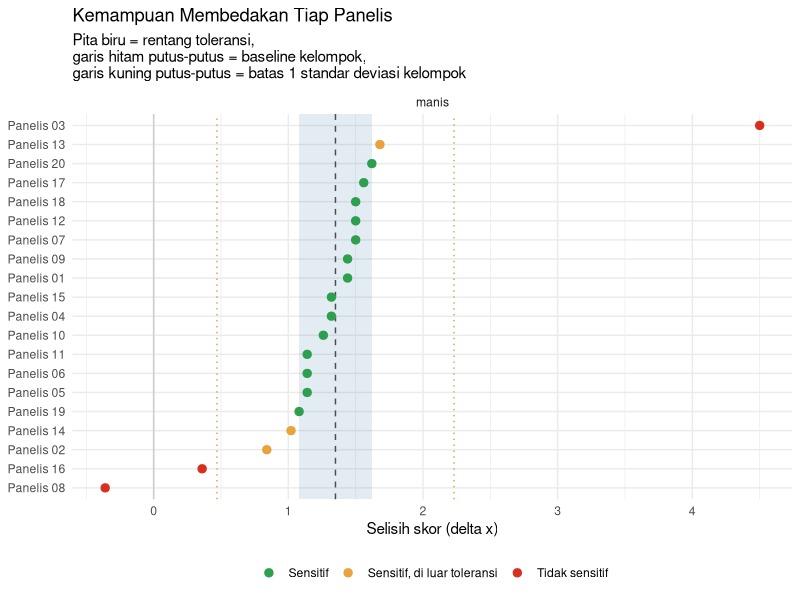
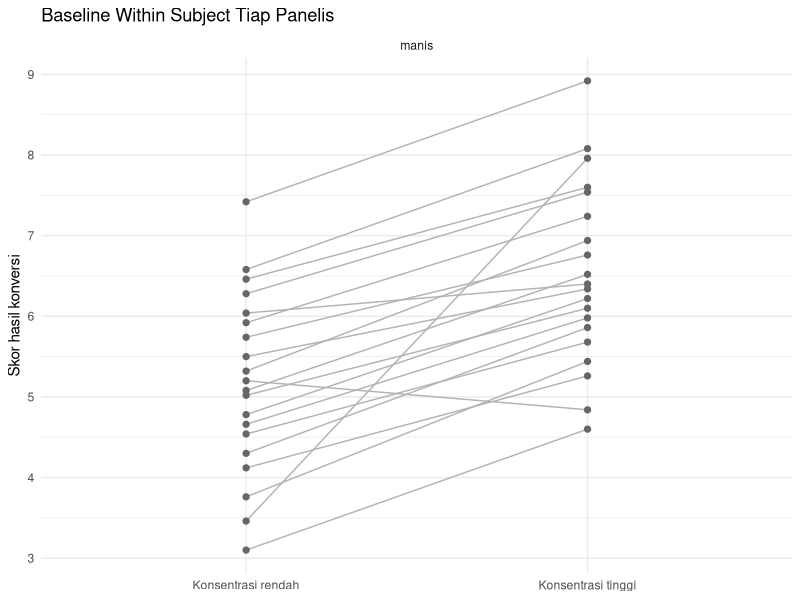

Write the R code that produced these figures, in order.
## ---- chunk 1
library(ggplot2)
library(dplyr)
library(tidyr)
library(readxl)
## ---- chunk 2
bl <- as.data.frame(read_excel("assets/data/acara3_baseline.xlsx",
                               sheet = "Sheet1"))

bl$panelis <- as.factor(bl$panelis)
bl$atribut <- as.factor(bl$atribut)

str(bl)
head(bl)
## ---- chunk 3
table(bl$atribut)
range(c(bl$x_rendah, bl$x_tinggi))
## ---- chunk 4
panjang_skala <- 15   # panjang garis pada borang (cm)
skala_min     <- 1    # nilai skala terkecil
skala_max     <- 10   # nilai skala terbesar

konversi <- function(x_terukur) {
  skala_min + (x_terukur / panjang_skala) * (skala_max - skala_min)
}

bl$skor_rendah <- konversi(bl$x_rendah)
bl$skor_tinggi <- konversi(bl$x_tinggi)

head(round(bl[, c("skor_rendah", "skor_tinggi")], 2))
## ---- chunk 5
bl$delta_x <- bl$skor_tinggi - bl$skor_rendah

bl <- bl %>%
  group_by(atribut) %>%
  mutate(delta_bar  = mean(delta_x),
         beda_delta = delta_x - delta_bar) %>%
  ungroup() %>%
  as.data.frame()

bl %>%
  transmute(panelis, atribut,
            skor_rendah = round(skor_rendah, 2),
            skor_tinggi = round(skor_tinggi, 2),
            delta_x     = round(delta_x, 2),
            beda_delta  = round(beda_delta, 2)) %>%
  arrange(atribut, panelis) %>%
  head(10)
## ---- chunk 6
ringkasan <- bl %>%
  group_by(atribut) %>%
  summarise(n         = n(),
            delta_bar = mean(delta_x),
            sd        = sd(delta_x),
            sd_persen = 100 * sd(delta_x) / mean(delta_x),
            .groups   = "drop") %>%
  as.data.frame()

round_kolom <- c("delta_bar", "sd", "sd_persen")
ringkasan[round_kolom] <- round(ringkasan[round_kolom], 2)
ringkasan
## ---- chunk 7
ringkasan$heterogen <- ringkasan$sd_persen > 20

# lebar pita toleransi
ringkasan$lebar <- ifelse(ringkasan$heterogen,
                          0.20 * ringkasan$delta_bar,
                          ringkasan$sd)

ringkasan$batas_bawah <- ringkasan$delta_bar - ringkasan$lebar
ringkasan$batas_atas  <- ringkasan$delta_bar + ringkasan$lebar

# pita SD penuh, dipakai saat panel heterogen
ringkasan$sd_bawah <- ringkasan$delta_bar - ringkasan$sd
ringkasan$sd_atas  <- ringkasan$delta_bar + ringkasan$sd

ringkasan[, c("atribut", "delta_bar", "sd", "sd_persen",
              "heterogen", "batas_bawah", "batas_atas")]
## ---- chunk 8
bl <- merge(bl, ringkasan[, c("atribut", "heterogen", "batas_bawah",
                              "batas_atas", "sd_bawah", "sd_atas")],
            by = "atribut")

bl$kategori <- ifelse(
  bl$delta_x >= bl$batas_bawah & bl$delta_x <= bl$batas_atas,
  "Sensitif",
  ifelse(bl$heterogen &
           bl$delta_x >= bl$sd_bawah & bl$delta_x <= bl$sd_atas,
         "Sensitif, di luar toleransi",
         "Tidak sensitif"))

bl$kategori <- factor(bl$kategori,
                      levels = c("Sensitif",
                                 "Sensitif, di luar toleransi",
                                 "Tidak sensitif"))

table(bl$atribut, bl$kategori)
## ---- chunk 9
# panelis dengan arah penilaian terbalik
bl %>%
  filter(delta_x < 0) %>%
  transmute(atribut, panelis, delta_x = round(delta_x, 2))
## ---- chunk 10
warna_kategori <- c(
  "Sensitif"                    = "#2E9E4F",  # hijau
  "Sensitif, di luar toleransi" = "#E8A33D",  # kuning keemasan
  "Tidak sensitif"              = "#D7301F"   # merah
)

ggplot(bl, aes(x = delta_x, y = reorder(panelis, delta_x))) +
  geom_rect(data = ringkasan, inherit.aes = FALSE,
            aes(xmin = batas_bawah, xmax = batas_atas,
                ymin = -Inf, ymax = Inf),
            fill = "steelblue", alpha = 0.15) +
  geom_vline(data = ringkasan, aes(xintercept = delta_bar),
             linetype = "dashed", colour = "grey30") +
  geom_vline(xintercept = 0, colour = "grey80") +
  geom_point(aes(colour = kategori), size = 2.5) +
  facet_wrap(~ atribut) +
  scale_colour_manual(values = warna_kategori, drop = FALSE) +
  labs(title = "Kemampuan Membedakan Tiap Panelis",
       subtitle = "Pita biru = rentang toleransi,
garis hitam putus-putus = baseline kelompok,
garis kuning putus-putus = batas 1 standar deviasi kelompok",
       x = "Selisih skor (delta x)", y = NULL, colour = NULL) +
  theme_minimal() +
  theme(legend.position = "bottom") +
  geom_vline(data = subset(ringkasan, heterogen),
           aes(xintercept = sd_bawah), colour = "#D9A441",
           linetype = "dotted") +
  geom_vline(data = subset(ringkasan, heterogen),
             aes(xintercept = sd_atas), colour = "#D9A441",
             linetype = "dotted")
## ---- chunk 11
bl_panjang <- bl %>%
  select(panelis, atribut, skor_rendah, skor_tinggi) %>%
  pivot_longer(cols = c(skor_rendah, skor_tinggi),
               names_to = "level", values_to = "skor") %>%
  mutate(level = factor(level,
                        levels = c("skor_rendah", "skor_tinggi"),
                        labels = c("Konsentrasi rendah",
                                   "Konsentrasi tinggi")))

ggplot(bl_panjang, aes(x = level, y = skor, group = panelis)) +
  geom_line(colour = "grey70") +
  geom_point(colour = "grey40", size = 1.8) +
  facet_wrap(~ atribut) +
  labs(title = "Baseline Within Subject Tiap Panelis",
       x = NULL, y = "Skor hasil konversi") +
  theme_minimal()
